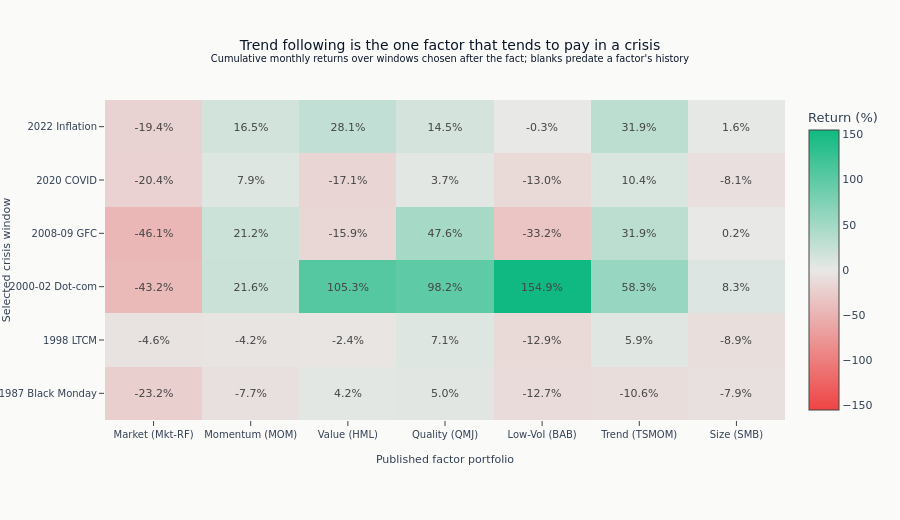

This figure's notebook cell:
### Code cell
fig.update_layout(
    title=(
        "Trend following is the one factor that tends to pay in a crisis"
        "<br><sup>Cumulative monthly returns over windows chosen after the fact; blanks predate "
        "a factor's history</sup>"
    ),
    xaxis_title="Published factor portfolio",
    yaxis_title="Selected crisis window",
    height=520,
    margin=dict(l=105, r=75, b=100),
)
fig.show()

### Figure 1 — Plotly figure (JSON) as saved in the notebook; plotly's stock layout.template omitted (floating-point values rounded to 4 significant figures)
{"data": [{"colorbar": {"title": {"text": "Return (%)"}}, "colorscale": [[0.0, "#ef4444"], [0.5, "#e8e8e6"], [1.0, "#10b981"]], "hovertemplate": "%{y}<br>%{x}: %{z:.1f}%<extra></extra>", "text": [[-23.2, -7.7, 4.2, 5.0, -12.7, -10.6, -7.9], [-4.6, -4.2, -2.4, 7.1, -12.9, 5.9, -8.9], [-43.2, 21.6, 105.3, 98.2, 154.9, 58.3, 8.3], [-46.1, 21.2, -15.9, 47.6, -33.2, 31.9, 0.2], [-20.4, 7.9, -17.1, 3.7, -13.0, 10.4, -8.1], [-19.4, 16.5, 28.1, 14.5, -0.3, 31.9, 1.6]], "texttemplate": "%{text:.1f}%", "type": "heatmap", "x": ["Market (Mkt-RF)", "Momentum (MOM)", "Value (HML)", "Quality (QMJ)", "Low-Vol (BAB)", "Trend (TSMOM)", "Size (SMB)"], "y": ["1987 Black Monday", "1998 LTCM", "2000-02 Dot-com", "2008-09 GFC", "2020 COVID", "2022 Inflation"], "z": [[-23.19, -7.72, 4.18, 4.981, -12.69, -10.58, -7.91], [-4.631, -4.235, -2.415, 7.095, -12.91, 5.891, -8.933], [-43.22, 21.58, 105.3, 98.15, 154.9, 58.27, 8.276], [-46.1, 21.15, -15.88, 47.56, -33.22, 31.87, 0.1689], [-20.41, 7.93, -17.12, 3.651, -12.97, 10.42, -8.107], [-19.39, 16.53, 28.1, 14.49, -0.3224, 31.89, 1.64]], "zmid": 0}], "layout": {"height": 520, "margin": {"b": 100, "l": 105, "r": 75}, "title": {"text": "Trend following is the one factor that tends to pay in a crisis<br><sup>Cumulative monthly returns over windows chosen after the fact; blanks predate a factor's history</sup>"}, "xaxis": {"title": {"text": "Published factor portfolio"}}, "yaxis": {"title": {"text": "Selected crisis window"}}}}
